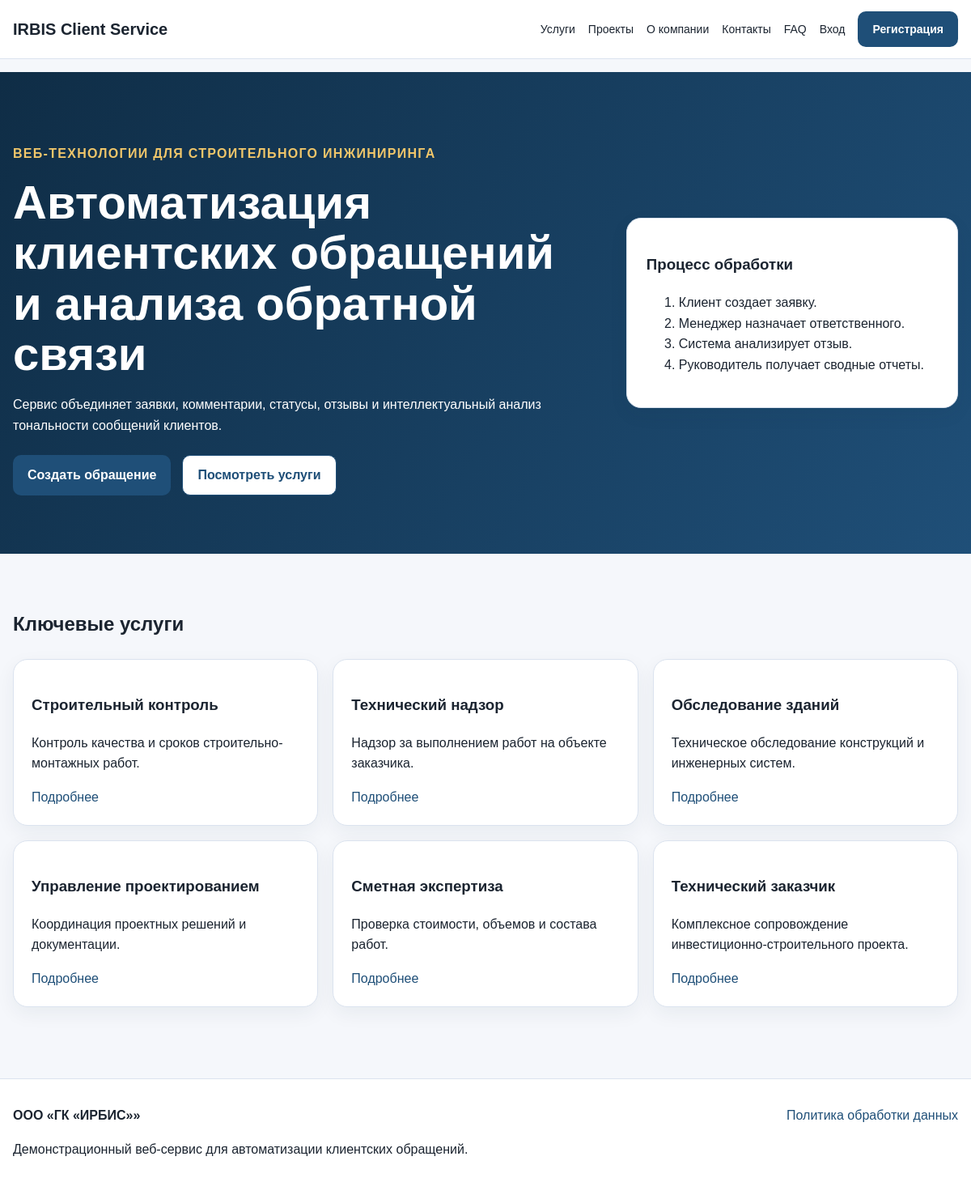
The page / on the database its author committed.
### app/domain/service.py (models this page shows)
class Service(db.Model):
    __tablename__ = "services"
    id = db.Column(db.Integer, primary_key=True)
    title = db.Column(db.String(180), nullable=False)
    slug = db.Column(db.String(120), unique=True, nullable=False, index=True)
    short_description = db.Column(db.String(300), nullable=False)
    full_description = db.Column(db.Text, nullable=False)
    is_active = db.Column(db.Boolean, default=True)
    created_at = db.Column(db.DateTime, default=datetime.utcnow)
    requests = db.relationship("ClientRequest", back_populates="service")

### app/routes/public.py (the view)
@public_bp.route("/")
def index():
    services = Service.query.filter_by(is_active=True).limit(6).all()
    return render_template("index.html", services=services)

### templates/index.html (shortened to what this page needs)
{% extends "base.html" %}
{% block content %}
<section class="hero">
    <div class="container hero-grid">
        <div>
            <p class="eyebrow">Веб-технологии для строительного инжиниринга</p>
            <h1>Автоматизация клиентских обращений и анализа обратной связи</h1>
            <p>Сервис объединяет заявки, комментарии, статусы, отзывы и интеллектуальный анализ тональности сообщений клиентов.</p>
            <div class="hero-actions">
                <a class="button" href="{{ url_for('auth.register') }}">Создать обращение</a>
                <a class="button secondary" href="{{ url_for('public.services') }}">Посмотреть услуги</a>
            </div>
        </div>
        <div class="hero-card">
            <h3>Процесс обработки</h3>
            <ol>
                <li>Клиент создает заявку.</li>
                <li>Менеджер назначает ответственного.</li>
                <li>Система анализирует отзыв.</li>
                <li>Руководитель получает сводные отчеты.</li>
            </ol>
        </div>
    </div>
</section>
<section class="container section">
    <h2>Ключевые услуги</h2>
    <div class="cards-grid">
        {% for service in services %}
        <article class="card">
            <h3>{{ service.title }}</h3>
            <p>{{ service.short_description }}</p>
            <a href="{{ url_for('public.service_detail', slug=service.slug) }}">Подробнее</a>
        </article>
        {% endfor %}
    </div>
</section>
{% endblock %}

### templates/base.html (shortened to what this page needs)
<!doctype html>
<html lang="ru">
<head>
    <link rel="stylesheet" href="{{ url_for('static', filename='css/main.css') }}">
    <link rel="stylesheet" href="{{ url_for('static', filename='css/dashboard.css') }}">
    <link rel="stylesheet" href="{{ url_for('static', filename='css/adaptive.css') }}">
</head>
<body>
<header class="site-header">
    <div class="container header-inner">
        <a class="brand" href="{{ url_for('public.index') }}">IRBIS Client Service</a>
        <nav class="main-nav">
            <a href="{{ url_for('public.services') }}">Услуги</a>
            <a href="{{ url_for('public.projects') }}">Проекты</a>
            <a href="{{ url_for('public.about') }}">О компании</a>
            <a href="{{ url_for('public.contacts') }}">Контакты</a>
            <a href="{{ url_for('public.faq') }}">FAQ</a>
            {% if current_user.is_authenticated %}
                {% if current_user.role == 'admin' %}<a href="{{ url_for('admin.dashboard') }}">Администрирование</a>{% endif %}
                {% if current_user.role == 'manager' %}<a href="{{ url_for('manager.dashboard') }}">Менеджер</a>{% endif %}
                {% if current_user.role == 'client' %}<a href="{{ url_for('client.dashboard') }}">Кабинет</a>{% endif %}
                <a href="{{ url_for('auth.logout') }}">Выход</a>
            {% else %}
                <a href="{{ url_for('auth.login') }}">Вход</a>
                <a class="nav-button" href="{{ url_for('auth.register') }}">Регистрация</a>
            {% endif %}
        </nav>
    </div>
</header>
<main>
    <div class="container flash-area">
    </div>
    {% block content %}{% endblock %}
</main>
<footer class="site-footer">
    <div class="container footer-grid">
        <div>
            <strong>ООО «ГК «ИРБИС»»</strong>
            <p>Демонстрационный веб-сервис для автоматизации клиентских обращений.</p>
        </div>
        <div>
            <a href="{{ url_for('public.privacy') }}">Политика обработки данных</a>
        </div>
    </div>
</footer>
</body>
</html>

### static/css/main.css (style rules this page uses)
:root { --bg: #f5f7fb; --surface: #ffffff; --text: #1b2430; --muted: #64748b; --line: #dbe3ef; --primary: #1f4f78; --primary-dark: #173d5d; --accent: #d69c2f; --success: #0f766e; --warning: #b45309; --danger: #b91c1c; }
* { box-sizing: border-box; }
body { margin: 0; font-family: Arial, sans-serif; background: var(--bg); color: var(--text); line-height: 1.6; }
a { color: var(--primary); text-decoration: none; }
.container { width: min(1180px, calc(100% - 32px)); margin: 0 auto; }
.site-header { background: var(--surface); border-bottom: 1px solid var(--line); position: sticky; top: 0; z-index: 10; }
.header-inner { min-height: 72px; display: flex; align-items: center; justify-content: space-between; gap: 24px; }
.brand { font-weight: 800; color: var(--text); font-size: 20px; }
.main-nav { display: flex; align-items: center; gap: 16px; flex-wrap: wrap; }
.main-nav a { color: var(--text); font-size: 14px; }
.nav-button, .button { display: inline-flex; align-items: center; justify-content: center; background: var(--primary); color: white !important; border: 0; border-radius: 10px; padding: 11px 18px; font-weight: 700; cursor: pointer; }
.button.secondary { background: white; color: var(--primary) !important; border: 1px solid var(--primary); }
.hero { padding: 72px 0; background: linear-gradient(120deg, #0f2d46, #1f4f78); color: white; }
.hero-grid { display: grid; grid-template-columns: 1.4fr 0.8fr; gap: 40px; align-items: center; }
.hero h1 { font-size: clamp(32px, 5vw, 58px); line-height: 1.08; margin: 8px 0 18px; }
.eyebrow { color: #f0c66a; text-transform: uppercase; letter-spacing: 0.08em; font-weight: 700; }
.hero-actions { display: flex; gap: 14px; flex-wrap: wrap; margin-top: 24px; }
.hero-card, .card, .panel, .form-card, .table-card, .stat-card { background: var(--surface); border: 1px solid var(--line); border-radius: 18px; box-shadow: 0 8px 24px rgba(15, 45, 70, 0.06); }
.hero-card { color: var(--text); padding: 24px; }
.section { padding: 48px 0; }
.cards-grid { display: grid; grid-template-columns: repeat(3, 1fr); gap: 18px; margin-top: 24px; }
.card { padding: 22px; }
.flash-area { padding-top: 16px; }
.site-footer { padding: 32px 0; border-top: 1px solid var(--line); background: var(--surface); margin-top: 40px; }
.footer-grid { display: flex; justify-content: space-between; gap: 20px; }

### rows shown on the page
Service: title "Строительный контроль", short_description "Контроль качества и сроков строительно-монтажных работ."
Service: title "Технический надзор", short_description "Надзор за выполнением работ на объекте заказчика."
Service: title "Обследование зданий", short_description "Техническое обследование конструкций и инженерных систем."
Service: title "Управление проектированием", short_description "Координация проектных решений и документации."
Service: title "Сметная экспертиза", short_description "Проверка стоимости, объемов и состава работ."
Service: title "Технический заказчик", short_description "Комплексное сопровождение инвестиционно-строительного проекта."
